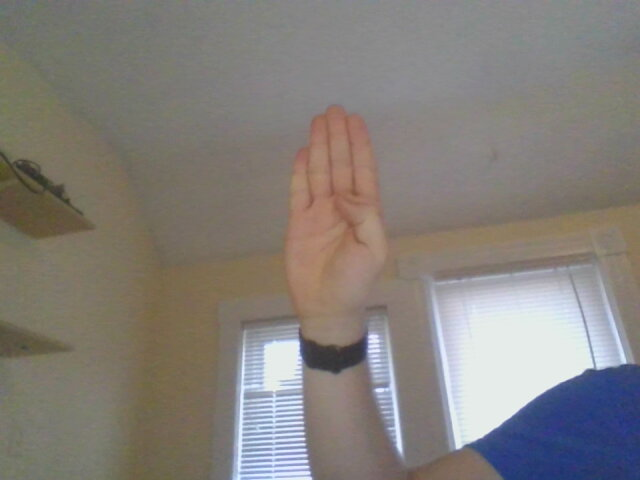
#> input picture alecTestImages/b.jpg, 640 x 480 px, found by its file name
$ python imageDownsizeTest.py
#> lines starting #> are read from the running program, lines starting #| are printed output that depends on the picture
### imageDownsize.py
import cv2
import numpy as np
import skimage.measure

def imageResize(img, shape):

    #downsize to nearest upper bound factor of two
    n,m = img.shape
    while(n > shape[0]*2 and m > shape[1]*2):
        img = skimage.measure.block_reduce(img,(2,2),np.min)
        #darken edges
        img1 = cv2.GaussianBlur(img,(5,5),1)
        img2 = cv2.GaussianBlur(img ,(5,5),4)
        img = img - np.abs(img2-img1)
        img[img < 0] = 0
        n,m = img.shape

    #crop to shape
    x = (n-shape[0])//2
    y = (m - shape[1])//2

    return img[x:x+shape[0],y:y+shape[1]]


# [6 lines left out: function centerCrop, not called in this run]


### imageDownsizeTest.py
from matplotlib import pyplot as plt
import imageDownsize as iD
import cv2
import sklearn
import numpy as np

#read images in
imgB = cv2.imread('B.jpg')
#> imgB is the input picture: shape (480, 640, 3); mean B, G, R 122.5, 127.1, 132
imgH = cv2.imread('H.jpg')
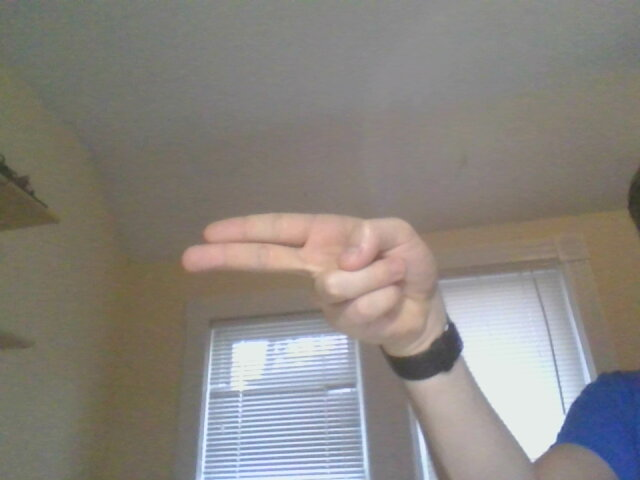
#> input picture alecTestImages/h.jpg, 640 x 480 px, found by its file name
#> imgH is the input picture: shape (480, 640, 3); mean B, G, R 127.2, 132.4, 136.8

#gray-scale
imgB = cv2.cvtColor(imgB,cv2.COLOR_BGR2GRAY)
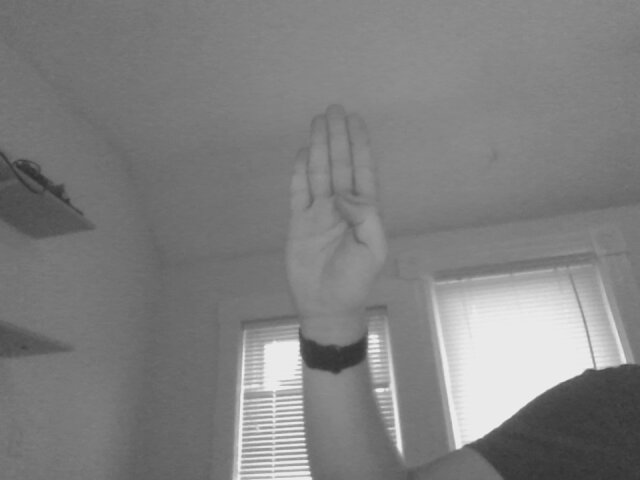
#> imgB: shape (480, 640); min 46, max 243, mean 128.1
imgH = cv2.cvtColor(imgH,cv2.COLOR_BGR2GRAY)
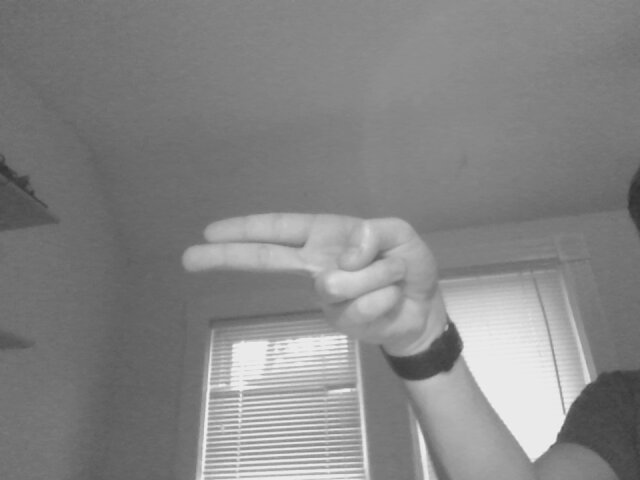
#> imgH: shape (480, 640); min 47, max 243, mean 133.2

#call resizing
imgB_re = iD.imageResize(imgB,(28,28))
imgH_re = iD.imageResize(imgH,(28,28))
#> call 2 of imageResize, with shape = (28, 28)
#> the loop in imageResize (call 2), `while(n > shape[0]*2 and m > shape[1]*2):` made 4 passes
#> pass 1, in imageResize (call 2), `img1 = cv2.GaussianBlur(img,(5,5),1)`:
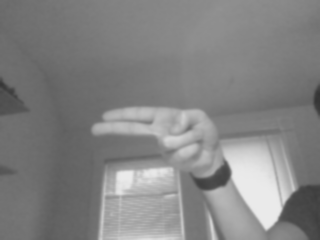
#> img1: shape (240, 320); min 51, max 234, mean 131.4
#> pass 1, in imageResize (call 2), `img = img - np.abs(img2-img1)`:
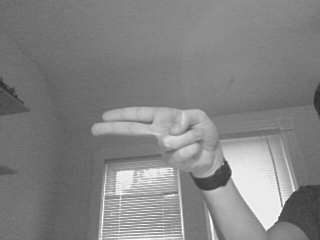
#> img: shape (240, 320); min 43, max 255, mean 131.4
#> after the loop in imageResize (call 2), `while(n > shape[0]*2 and m > shape[1]*2):`:
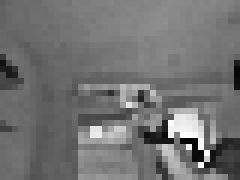
#> img: shape (30, 40) (shown 6 times larger); min 1, max 253, mean 114.5
#> in imageResize (call 2), `return img[x:x+shape[0],y:y+shape[1]]`:
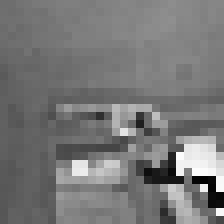
#> returned value: shape (28, 28) (shown 8 times larger); min 1, max 253, mean 119.5

B = np.array(imgB_re.flatten())
#> B = 784 values, max 254 at index 669, min 0 at index 641, mean 117.2
B = np.concatenate((np.array([2]),B))
#> B = 785 values, max 254 at index 670, min 0 at index 642, mean 117.1
np.savetxt("manual.csv",B.T,delimiter=',')
